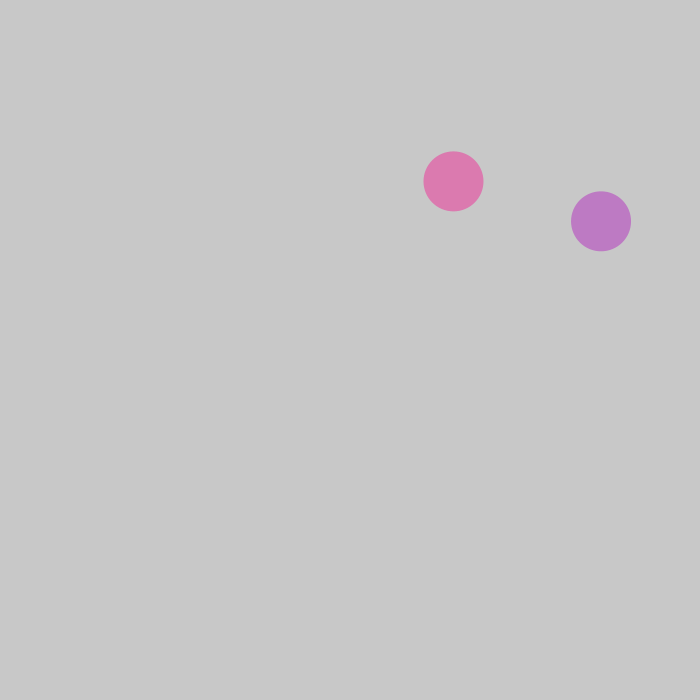
Frame 1 (no input)
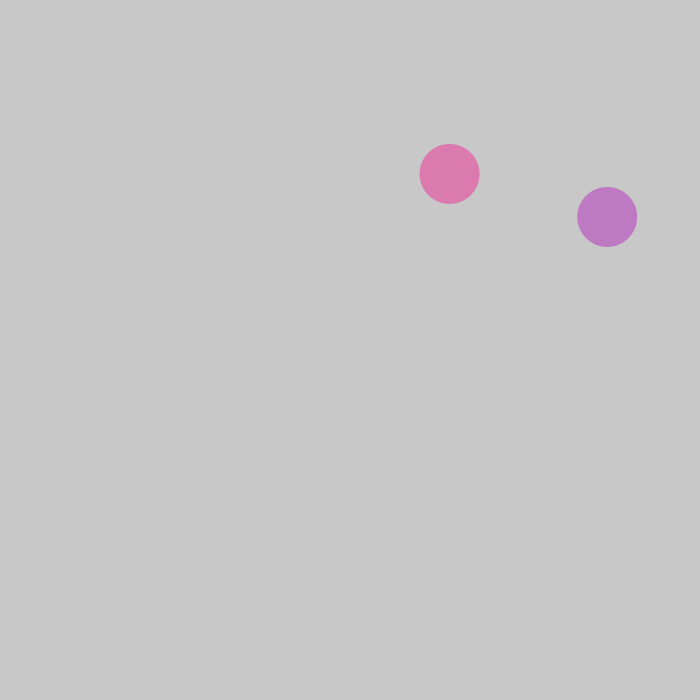
Frame 60 (the mouse pressed at the canvas centre just before this capture)
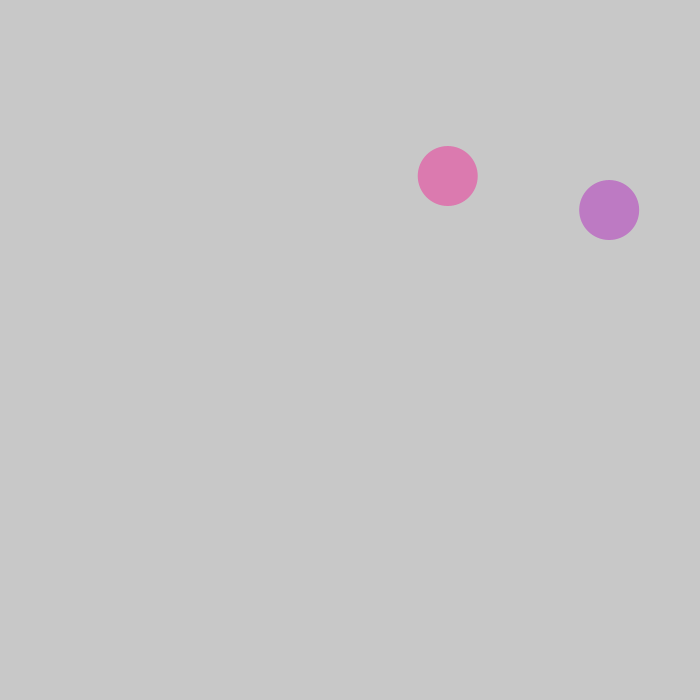
Frame 120 (the mouse held since frame 60 and released just before this capture)

The Processing sketch that drew these frames (run headless with seeded random() and noise(); from frame 60 on, the mouse is pressed at the canvas centre):

// Processing sketch: cells
// ── cells.pde
ArrayList<Cell> cells = new ArrayList<Cell>();

void setup() {
  size(700, 700);
  cells.add(new Cell());
  cells.add(new Cell());
}

void draw() {
 background(200);
 for (Cell c : cells) {
   c.move();
   c.show();
 }
}

void mousePressed() {
  for (int i = cells.size()-1; i >= 0; i--) {
    Cell c = cells.get(i);
    if (c.clicked(mouseX, mouseY)) {
      cells.add(c.mitosis());
      cells.add(c.mitosis());
      cells.remove(i);
    }
  }
}

// ── main.pde
class Cell {
  PVector pos;
  float r;
  color c;

  Cell(PVector pos, float r, color c) {
    this.pos = pos.copy();
    this.r = r;
    this.c = c;
  }

  Cell() {
    this.pos  = new PVector(random(width), random(height));
    this.r = 60;
    this.c =  color(random(100, 255), 0, random(100, 255), 100);
  }


  boolean clicked(int x, int y) {
    float d = dist(this.pos.x, this.pos.y, x, y);
    if (d < this.r) {
      return true;
    } else {
      return false;
    }
  }

  Cell mitosis() {
    Cell cell = new Cell(this.pos, this.r*0.8, this.c);
    return cell;
  }

  void move() {
    PVector vel = PVector.random2D();
    this.pos.add(vel);
  }

  void show() {
    noStroke();
    fill(this.c);
    ellipse(this.pos.x, this.pos.y, this.r, this.r);
  }
}
